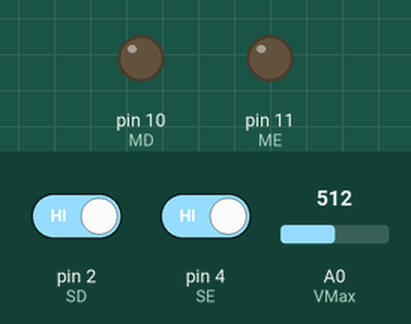
Recording of a sketch running on a simulated Arduino Uno, built with avr-gcc and run on an emulated ATmega328P. Parts: output pins drawn as LEDs (lit = HIGH). The inputs (shaded band) are chosen by the test bench; at power-on: pin 2 (SD) HIGH, A0 (VMax) = 512, pin 4 (SE) HIGH.

Above: at 1.2 s.
1.3 s: pin 2 (SD) driven LOW
At 2.5 s:
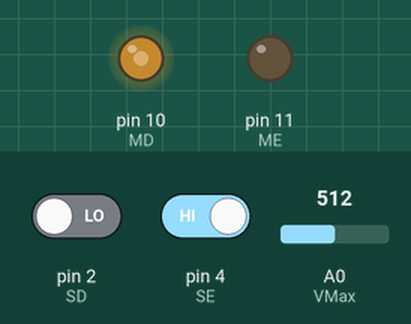
2.8 s: A0 (VMax) set to 716
At 3.6 s:
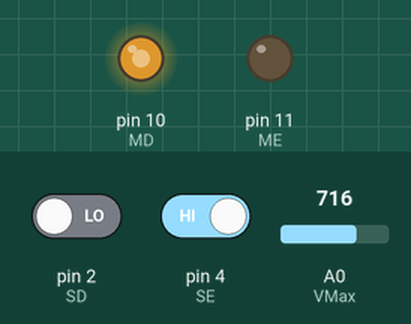
4.3 s: pin 4 (SE) driven LOW
At 4.8 s:
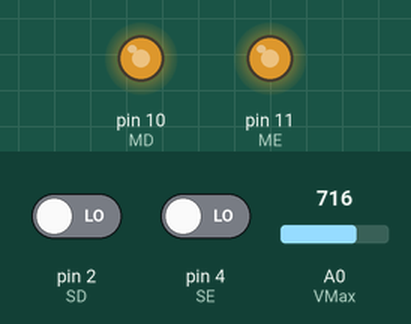
5.8 s: A0 (VMax) set to 900
At 7.0 s:
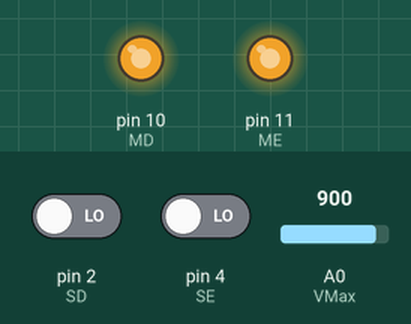
7.3 s: pin 2 (SD) driven HIGH
At 8.3 s:
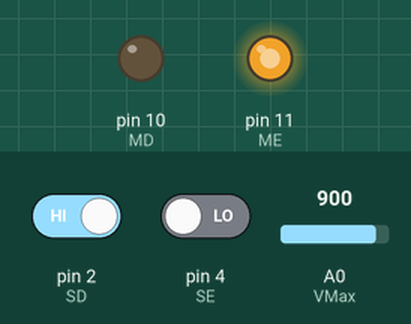
8.8 s: A0 (VMax) set to 511
At 9.4 s:
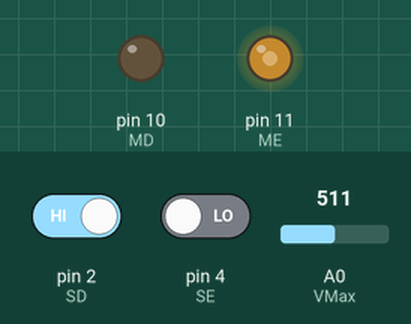
Timing chart, 0 to 11.3 s (numbered marks = the images above; inputs shaded):
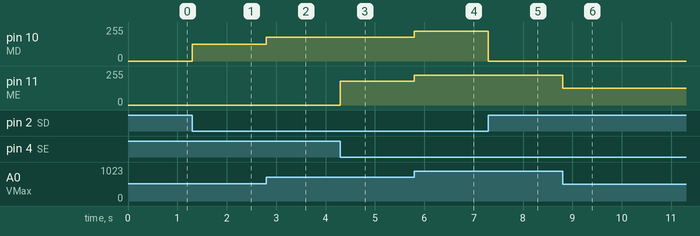

Measured:
- after the input at 1.3 s, pin 10 (MD): 0/255 → 127/255 at once
- after the input at 2.8 s, pin 10 (MD): 127/255 → 178/255 at once
- after the input at 4.3 s, pin 11 (ME): 0/255 → 178/255 at once
- after the input at 5.8 s, pin 10 (MD), pin 11 (ME): 178/255 → 224/255 at once
- after the input at 7.3 s, pin 10 (MD): 224/255 → 0/255 at once
- after the input at 8.8 s, pin 11 (ME): 224/255 → 127/255 at once

The sketch:

carrinho.ino
```cpp
 // C++ code
//

/*

Carrinho Seguidor de Faixa
Autor: Vinicius do Prado Carneiro
12/10/2022
versão 1.0.0

*/

#define ME      11
#define MD     	10
#define SE      4
#define SD      2
#define VMax A0

int Valor_Velocidade;

void setup ()
{

  pinMode(ME, OUTPUT);
  pinMode(MD, OUTPUT);
  pinMode(SE, INPUT);
  pinMode(SD, INPUT);

}

void loop()
{

  	//Leitura da velocidade
	int leitura_pot = analogRead(VMax);

	Valor_Velocidade = map(leitura_pot, 0, 1023, 0, 255);

  	//Lê os valores e liga/desliga o motor (ESQUERDO)
	if (digitalRead(SE)== LOW)analogWrite(ME,Valor_Velocidade);
	else analogWrite(ME,0);

  	//Lê os valores e liga/desliga o motor (DIREITO)
	if (digitalRead(SD)== LOW)analogWrite(MD,Valor_Velocidade);
	else analogWrite(MD,0);

}
```
